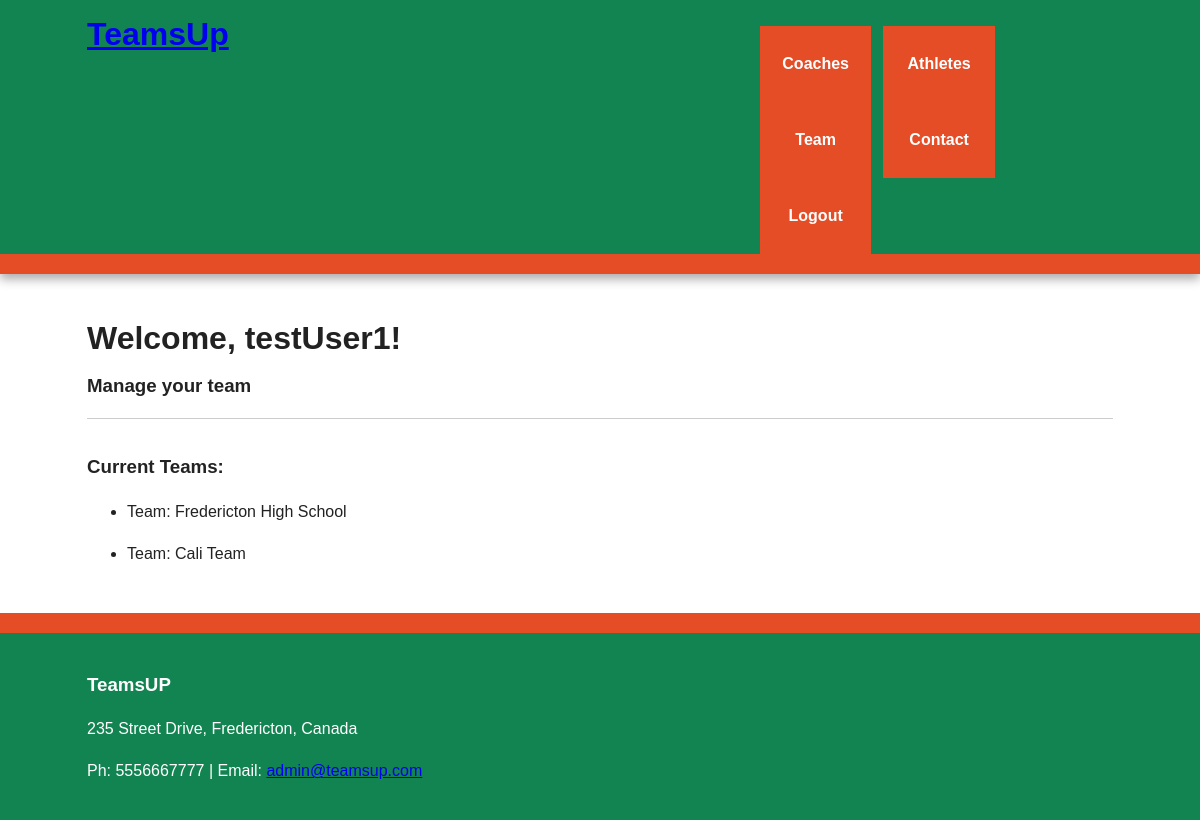
Page /user/testUser1 (signed in) on the earlier database version.
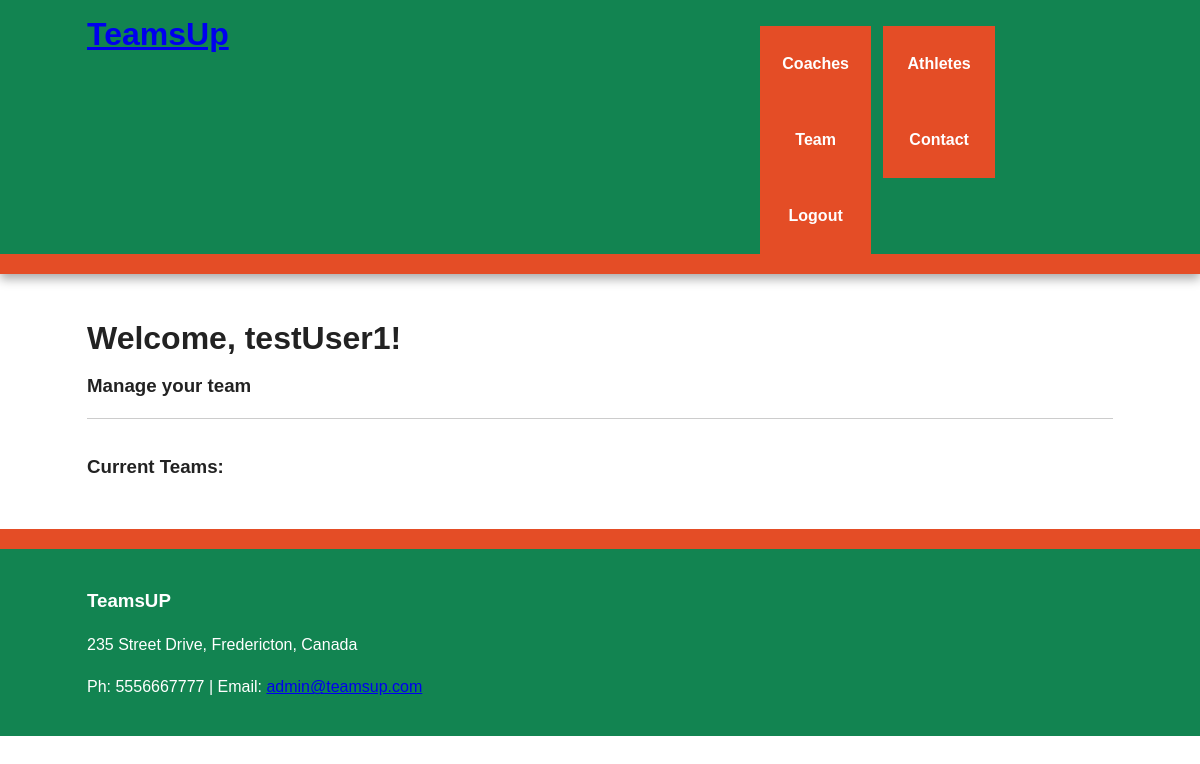
Same page on the later database version.
### flask_package/models.py (models this page shows)
class Team(db.Model):
    id = db.Column(db.Integer, primary_key=True)
    team_name = db.Column(db.String(140), index=True, unique=True)
    coach_id = db.Column(db.Integer)
    def __repr__(self):
        return f"Team: {self.team_name}"

### flask_package/routes.py (the view)
@app.route('/user/<username>')
@login_required
def user(username):
    user = User.query.filter_by(username=username).first_or_404()
    teams = Team.query.filter_by(coach_id=user.id)
    return render_template('user.html', user=user, teams=teams)

### flask_package/models.py (called while the page is built)
@login_manager.user_loader
def load_user(user_id):
    return User.query.get(int(user_id))

### flask_package/templates/user.html (shortened to what this page needs)
{% extends 'base.html'%}
{% block content %}
    <h1> Welcome, {{ current_user.username }}!</h1>
    <h3>Manage your team</h3><hr>
    <article>
        <h3>Current Teams:</h3>
        {% for team in teams %}
            <ul>
                <li>{{ team }}</li>
            </ul>
        {% endfor %}
    </article>
{% endblock %}

Differences in the rows shown:
removed Team: team_name "Team: Fredericton High School"
removed Team: team_name "Team: Cali Team"
